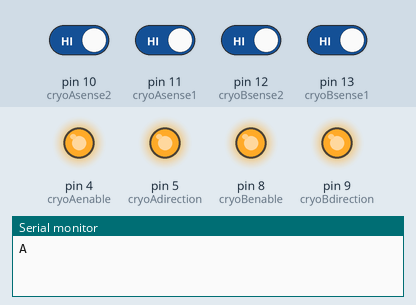
Recording of a sketch running on a simulated Arduino Uno, built with avr-gcc and run on an emulated ATmega328P. On the bench: output pins drawn as LEDs (lit = HIGH), the last lines printed to the serial monitor. The inputs (shaded band) are chosen by the test bench; at power-on: pin 10 (cryoAsense2), pin 11 (cryoAsense1), pin 12 (cryoBsense2), pin 13 (cryoBsense1) HIGH.

Above: at 1.2 s.
1.3 s: pin 11 (cryoAsense1) driven LOW
At 2.1 s:
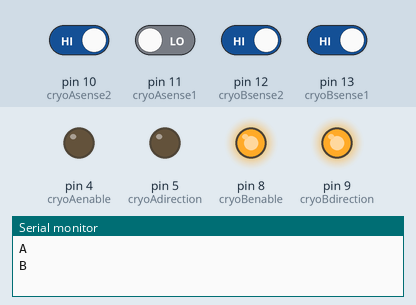
2.8 s: pin 13 (cryoBsense1) driven LOW
At 3.1 s:
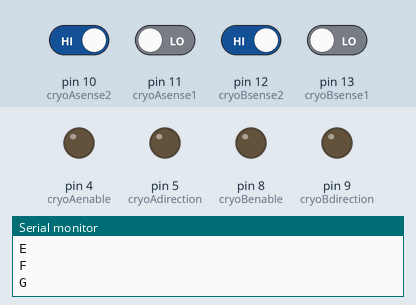
4.3 s: pin 11 (cryoAsense1) driven HIGH and pin 12 (cryoBsense2) driven LOW
7.3 s: pin 10 (cryoAsense2) driven LOW
9.3 s: pin 10 (cryoAsense2) driven HIGH and pin 11 (cryoAsense1) driven LOW
12.3 s: pin 11 (cryoAsense1) driven HIGH
At 13.8 s:
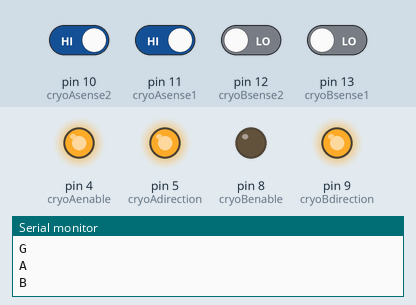
Timing chart, 0 to 15.3 s (numbered marks = the images above; inputs shaded):
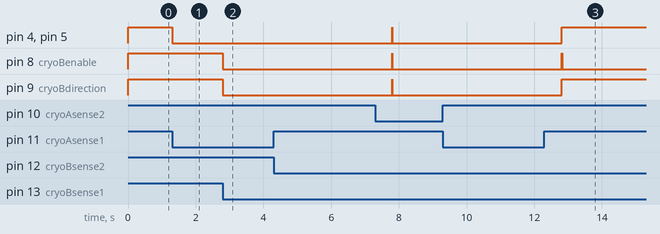

Measured:
- after the input at 1.3 s, pin 4 (cryoAenable), pin 5 (cryoAdirection): HIGH → LOW at once
- after the input at 2.8 s, pin 8 (cryoBenable), pin 9 (cryoBdirection): HIGH → LOW at once
- after the input at 4.3 s, every drawn part: stays the same
- after the input at 9.3 s, every drawn part: stays the same
- after the input at 12.3 s, pin 4 (cryoAenable), pin 5 (cryoAdirection): goes on until 12.8 s, then stays HIGH

The sketch:

SHADE.ino
```cpp
// constants won't change. They're used here to set pin numbers:
const int cryoAsense1 =  11;
const int cryoAsense2 =  10;
const int cryoAdirection =  5;
const int cryoAenable =  4;
const int cryoBsense1 =  13;
const int cryoBsense2 =  12;
const int cryoBdirection =  9;
const int cryoBenable =  8;

// variables will change:
int cryoAsense1state = 1;
int cryoAsense2state = 1;// variable for reading the sensor status
int cryoAsense1stateLast = 1;//variables for debouncing
int cryoAsense2stateLast = 1;
int cryoBsense1state = 1;
int cryoBsense2state = 1;
int cryoBsense1stateLast = 1;
int cryoBsense2stateLast = 1;
int goFlag = 1;
int goBackFlag = 1;

void setup() {
  Serial.begin(9600);
  pinMode(cryoAdirection, OUTPUT);
  pinMode(cryoAenable, OUTPUT);
  pinMode(cryoBdirection, OUTPUT);
  pinMode(cryoBenable, OUTPUT);
  pinMode(cryoAsense1, INPUT_PULLUP);
  pinMode(cryoAsense2, INPUT_PULLUP);
  pinMode(cryoBsense1, INPUT_PULLUP);
  pinMode(cryoBsense2, INPUT_PULLUP);
  digitalWrite(cryoAenable, LOW);
  digitalWrite(cryoAdirection, HIGH);
  digitalWrite(cryoBenable, LOW);
  digitalWrite(cryoBdirection, HIGH);
}


void sense() {
  //Serial.println(cryoAsense1state);
  //Serial.print(cryoAsense2state);
  cryoAsense1stateLast = cryoAsense1state;
  cryoAsense2stateLast = cryoAsense2state;
  cryoAsense1state = digitalRead(cryoAsense1);
  cryoAsense2state = digitalRead(cryoAsense2);
  //Serial.print(cryoBsense1state);
  //Serial.print(cryoBsense2state);
  cryoBsense1stateLast = cryoBsense1state;
  cryoBsense2stateLast = cryoBsense2state;
  cryoBsense1state = digitalRead(cryoBsense1);
  cryoBsense2state = digitalRead(cryoBsense2);
}

void reset(){
  delay(10);
  cryoAsense1stateLast = 1;
  cryoAsense2stateLast = 1;
  cryoAsense1state = 1;
  cryoAsense2state = 1;
}

void go(){
    Serial.println("A");
    digitalWrite(cryoAdirection, HIGH);
    digitalWrite(cryoBdirection, HIGH);
    digitalWrite(cryoAenable, HIGH);
    digitalWrite(cryoBenable, HIGH);
reset();
    while ((cryoAsense1state == HIGH || cryoAsense1stateLast == HIGH) &&  (cryoBsense1state == HIGH || cryoBsense1stateLast == HIGH))sense();
    Serial.println("B");
    if (cryoAsense1state == LOW || cryoAsense1stateLast == LOW){
    digitalWrite(cryoAenable, LOW);
    digitalWrite(cryoAdirection, LOW);
//reset();
    while ((cryoBsense1state == HIGH || cryoBsense1stateLast == HIGH))sense();
    Serial.println("C");
    digitalWrite(cryoBdirection, LOW);
    digitalWrite(cryoAenable, HIGH);
    }
    if (cryoBsense1state == LOW && cryoBsense1stateLast == LOW){
    digitalWrite(cryoBenable, LOW);
//reset();
    while ((cryoAsense1state == HIGH || cryoAsense1stateLast == HIGH))sense();
    Serial.println("D");
    digitalWrite(cryoAdirection, LOW);
    digitalWrite(cryoBenable, HIGH);
    }
//reset();
    while ((cryoAsense1state == HIGH || cryoAsense1stateLast == HIGH) ||  (cryoBsense1state == HIGH || cryoBsense1stateLast == HIGH))sense();
    Serial.println("E");
    if (cryoAsense1state == LOW && cryoAsense1stateLast == LOW){
    digitalWrite(cryoAenable, LOW);
//reset();
    while ((cryoBsense1state == HIGH || cryoBsense1stateLast == HIGH))sense();
    Serial.println("F");
    digitalWrite(cryoBenable, LOW);
    }
    if (cryoBsense1state == LOW && cryoBsense1stateLast == LOW){
    digitalWrite(cryoBenable, LOW);
//reset();
    while ((cryoAsense1state == HIGH || cryoAsense1stateLast == HIGH))sense();
    Serial.println("G");
    digitalWrite(cryoBenable, LOW);
    }
    goFlag=0;
    goBackFlag=1;
  }

void goBack(){
    digitalWrite(cryoAdirection, HIGH);
    digitalWrite(cryoBdirection, HIGH);
    digitalWrite(cryoAenable, HIGH);
    digitalWrite(cryoBenable, HIGH);
reset();
    while ((cryoAsense2state == HIGH || cryoAsense2stateLast == HIGH) &&  (cryoBsense2state == HIGH || cryoBsense2stateLast == HIGH))sense();
    if (cryoAsense2state == LOW || cryoAsense2stateLast == LOW){
    digitalWrite(cryoAenable, LOW);
    digitalWrite(cryoAdirection, LOW);
//reset();
    while ((cryoBsense2state == HIGH || cryoBsense2stateLast == HIGH))sense();
    digitalWrite(cryoBdirection, LOW);
    digitalWrite(cryoAenable, HIGH);
    }
    if (cryoBsense2state == LOW || cryoBsense2stateLast == LOW){
    digitalWrite(cryoBenable, LOW);
//reset();
    while ((cryoAsense2state == HIGH || cryoAsense2stateLast == HIGH))sense();
    digitalWrite(cryoAdirection, LOW);
    digitalWrite(cryoBenable, HIGH);
    }
//reset();
    while ((cryoAsense2state == HIGH || cryoAsense2stateLast == HIGH) ||  (cryoBsense2state == HIGH || cryoBsense2stateLast == HIGH))sense();
    if (cryoAsense2state == LOW || cryoAsense2stateLast == LOW){
    digitalWrite(cryoAenable, LOW);
//reset();
    while ((cryoBsense2state == HIGH || cryoBsense2stateLast == HIGH))sense();
    digitalWrite(cryoBenable, LOW);
    }
    if (cryoBsense2state == LOW || cryoBsense2stateLast == LOW){
    digitalWrite(cryoBenable, LOW);
//reset();
    while ((cryoAsense2state == HIGH || cryoAsense2stateLast == HIGH))sense();
    digitalWrite(cryoBenable, LOW);
    }
        goFlag=1;
    goBackFlag=0;
  }


void loop() {
  //sense();
  if (goFlag==1)go();
  delay(5000);
  //sense();
  if (goBackFlag==1)goBack();
  delay(5000);
}
```
